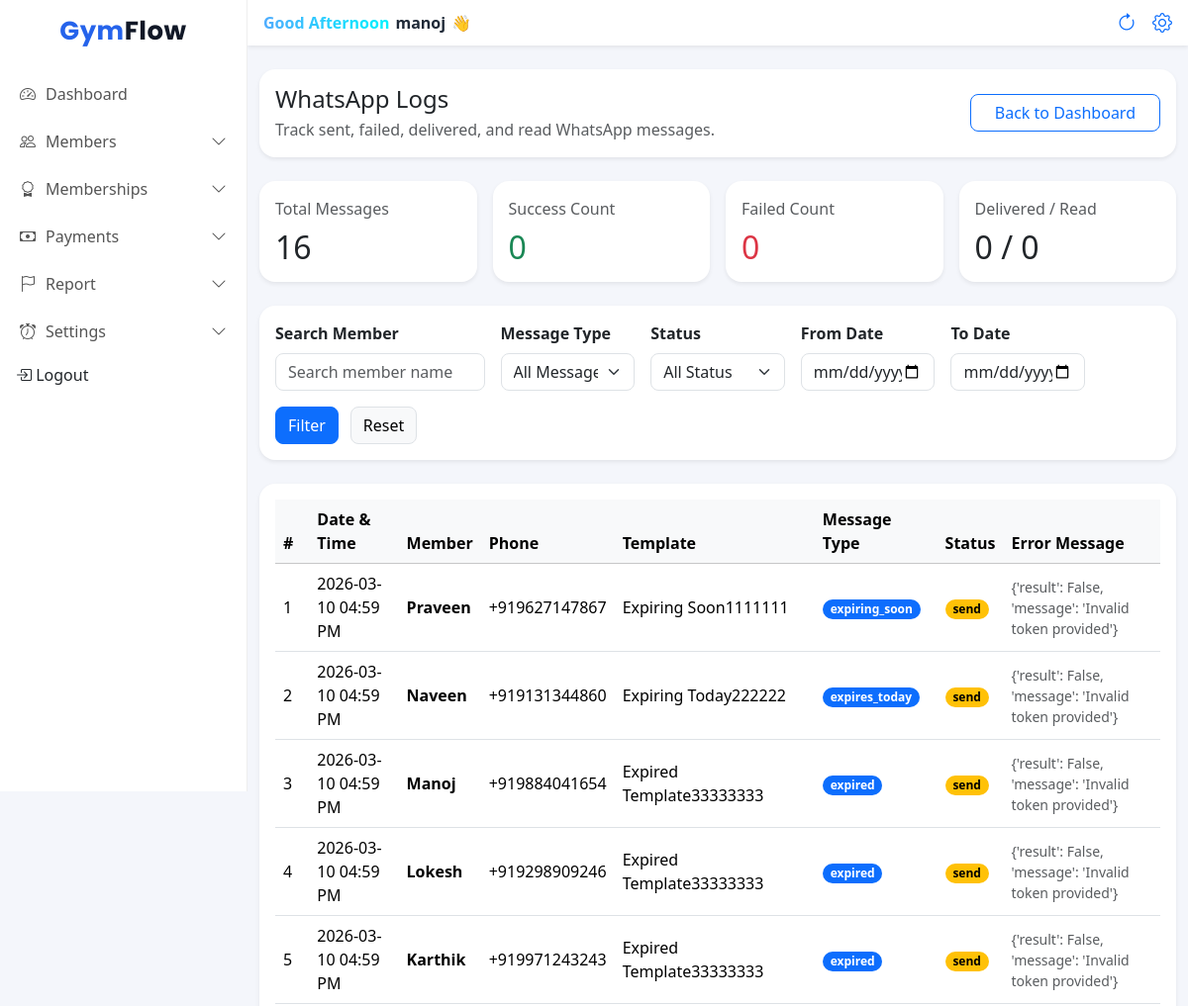
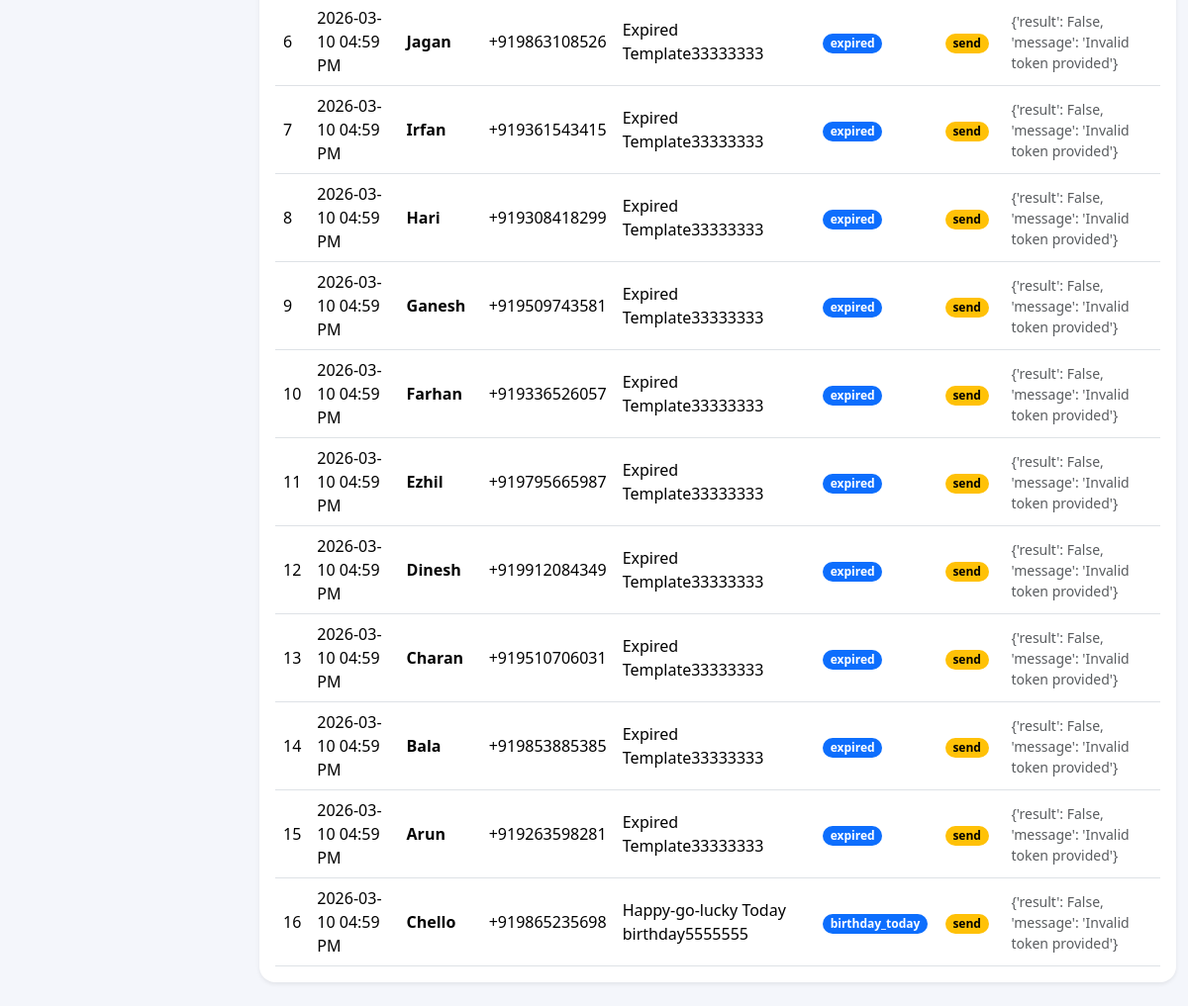
The app's page /whatsapp-logs/ (signed in) with its own data (2 pictures, top to bottom).
### accounts/models.py (models this page shows, shortened)
class User(AbstractUser):
    ROLE_CHOICES = (
        ('ADMIN', 'Owner'),
        ('TRAINER', 'Trainer'),
    )
    gym = models.ForeignKey(Gym, on_delete=models.CASCADE, null=True, blank=True)
    role = models.CharField(max_length=10, choices=ROLE_CHOICES, default='TRAINER')
    phone = models.CharField(max_length=15, blank=True, null=True)
    branch = models.ForeignKey(Branch, on_delete=models.SET_NULL, null=True, blank=True)

### frontend/models.py (models this page shows, shortened)
class WhatsAppMessageLog(models.Model):
    STATUS_CHOICES = [
        ("queued", "Queued"),
        ("sent", "Sent"),
        ("delivered", "Delivered"),
        ("read", "Read"),
        ("failed", "Failed"),
    ]
    MESSAGE_TYPE_CHOICES = [
        ("expiring_soon", "Expiring Soon"),
        ("expires_today", "Expires Today"),
        ("expired", "Expired"),
    ]
    gym = models.ForeignKey("Gym", on_delete=models.CASCADE, related_name="wa_logs")
    member = models.ForeignKey("Member", on_delete=models.SET_NULL, null=True, blank=True, related_name="wa_logs")
    phone = models.CharField(max_length=20)
    template_name = models.CharField(max_length=100)
    message_type = models.CharField(max_length=30, choices=MESSAGE_TYPE_CHOICES)
    interakt_message_id = models.CharField(max_length=100, blank=True, null=True, db_index=True)
    callback_data = models.CharField(max_length=255, blank=True, null=True)
    status = models.CharField(max_length=20, choices=STATUS_CHOICES, default="queued")
    error_message = models.TextField(blank=True, null=True)
    sent_at = models.DateTimeField(blank=True, null=True)
    delivered_at = models.DateTimeField(blank=True, null=True)
    read_at = models.DateTimeField(blank=True, null=True)
    failed_at = models.DateTimeField(blank=True, null=True)
    created_at = models.DateTimeField(auto_now_add=True)
    updated_at = models.DateTimeField(auto_now=True)

class Member(models.Model):
    STATUS_CHOICES = (
        ('active', 'Active'),
        ('expiring', 'Expiring Soon'),
        ('expired', 'Expired'),
    )
    is_deleted = models.BooleanField(default=False)
    admission_number = models.CharField(max_length=10,  blank=True, null=True)
    DOB=models.DateField(null=True,blank=True)
    gym = models.ForeignKey(Gym, on_delete=models.CASCADE, related_name="members")
    branch = models.ForeignKey(Branch, on_delete=models.CASCADE, related_name="members")
    name = models.CharField(max_length=100)
    phone = models.CharField(max_length=15)
    join_date = models.DateField(default=date.today)
    photo = models.ImageField(upload_to="members/", blank=True, null=True)
    plan = models.ForeignKey(MembershipPlan, on_delete=models.SET_NULL, null=True, blank=True)
    start_date = models.DateField(null=True)
    expiry_date = models.DateField()
    security_deposit = models.DecimalField(max_digits=10, decimal_places=2, default=0)
    status = models.CharField(max_length=10, choices=STATUS_CHOICES, default='active')
    created_at = models.DateTimeField(auto_now_add=True)
    class Meta:
        unique_together = ("gym", "admission_number")

### frontend/views.py (the view)
# urls.py: path("whatsapp-logs/", whatsapp_logs_page, name="whatsapp_logs_page"),
@login_required
@owner_or_trainer
def whatsapp_logs_page(request):
    gym = request.user.gym
    from_date = request.GET.get("from_date", "").strip()
    to_date = request.GET.get("to_date", "").strip()
    message_type = request.GET.get("message_type", "").strip()
    status = request.GET.get("status", "").strip()
    q = request.GET.get("q", "").strip()
    logs = WhatsAppMessageLog.objects.filter(gym=gym).select_related("member").order_by("-created_at")
    if from_date:
        parsed_from = parse_date(from_date)
        if parsed_from:
            logs = logs.filter(created_at__date__gte=parsed_from)
    if to_date:
        parsed_to = parse_date(to_date)
        if parsed_to:
            logs = logs.filter(created_at__date__lte=parsed_to)
    if message_type:
        logs = logs.filter(message_type=message_type)
    if status:
        logs = logs.filter(status=status)
    if q:
        logs = logs.filter(member__name__icontains=q)
    total_messages = logs.count()
    sent_count = logs.filter(status__in=["queued", "sent", "delivered", "read"]).count()
    failed_count = logs.filter(status="failed").count()
    delivered_count = logs.filter(status="delivered").count()
    read_count = logs.filter(status="read").count()
    message_type_choices = (
        WhatsAppMessageLog.objects.filter(gym=gym)
        .values_list("message_type", flat=True)
        .distinct()
    )
    status_choices = (
        WhatsAppMessageLog.objects.filter(gym=gym)
        .values_list("status", flat=True)
        .distinct()
    )
    context = {
        "logs": logs,
        "from_date": from_date,
        "to_date": to_date,
        "message_type": message_type,
        "status": status,
        "q": q,
        "total_messages": total_messages,
        "sent_count": sent_count,
        "failed_count": failed_count,
        "delivered_count": delivered_count,
        "read_count": read_count,
        "message_type_choices": message_type_choices,
        "status_choices": status_choices,
    }
    return render(request, "whatsapp_logs.html", context)

### frontend/templates/whatsapp_logs.html (shortened to what this page needs)
{% extends "base.html" %}
{% block content %}
<div class="container-fluid py-4">
    <div class="card border-0 shadow-sm rounded-4 mb-4">
        <div class="card-body d-flex flex-column flex-md-row justify-content-between align-items-md-center gap-3">
            <div>
                <h4 class=" mb-1">WhatsApp Logs</h4>
                <p class="text-muted mb-0">Track sent, failed, delivered, and read WhatsApp messages.</p>
            </div>
            <div>
                <a href="{% url 'dashboard' %}" class="btn btn-outline-primary rounded-3 px-4">
                    Back to Dashboard
                </a>
            </div>
        </div>
    </div>
    <div class="row g-3 mb-4">
        <div class="col-md-6 col-xl-3">
            <div class="card border-0 shadow-sm rounded-4 h-100">
                <div class="card-body">
                    <p class="text-muted mb-2">Total Messages</p>
                    <h2 class=" mb-0">{{ total_messages }}</h2>
                </div>
            </div>
        </div>
        <div class="col-md-6 col-xl-3">
            <div class="card border-0 shadow-sm rounded-4 h-100">
                <div class="card-body">
                    <p class="text-muted mb-2">Success Count</p>
                    <h2 class=" mb-0 text-success">{{ sent_count }}</h2>
                </div>
            </div>
        </div>
        <div class="col-md-6 col-xl-3">
            <div class="card border-0 shadow-sm rounded-4 h-100">
                <div class="card-body">
                    <p class="text-muted mb-2">Failed Count</p>
                    <h2 class=" mb-0 text-danger">{{ failed_count }}</h2>
                </div>
            </div>
        </div>
        <div class="col-md-6 col-xl-3">
            <div class="card border-0 shadow-sm rounded-4 h-100">
                <div class="card-body">
                    <p class="text-muted mb-2">Delivered / Read</p>
                    <h2 class=" mb-0">{{ delivered_count }} / {{ read_count }}</h2>
                </div>
            </div>
        </div>
    </div>
    <div class="card border-0 shadow-sm rounded-4 mb-4">
        <div class="card-body">
            <form method="get">
                <div class="row g-3 align-items-end">
                    <div class="col-lg-3 col-md-6">
                        <label class="form-label fw-semibold">Search Member</label>
                        <input type="text" name="q" value="{{ q }}" class="form-control rounded-3"
                            placeholder="Search member name">
                    </div>
                    <div class="col-lg-2 col-md-6">
                        <label class="form-label fw-semibold">Message Type</label>
                        <select name="message_type" class="form-select rounded-3">
                            <option value="">All Message Types</option>
                        </select>
                    </div>
                    <div class="col-lg-2 col-md-6">
                        <label class="form-label fw-semibold">Status</label>
                        <select name="status" class="form-select rounded-3">
                            <option value="">All Status</option>
                        </select>
                    </div>
                    <div class="col-lg-2 col-md-6">
                        <label class="form-label fw-semibold">From Date</label>
                        <input type="date" name="from_date" value="{{ from_date }}" class="form-control rounded-3">
                    </div>
                    <div class="col-lg-2 col-md-6">
                        <label class="form-label fw-semibold">To Date</label>
                        <input type="date" name="to_date" value="{{ to_date }}" class="form-control rounded-3">
                    </div>
                    <div class="col-lg-1 col-md-3 d-grid">
                        <button type="submit" class="btn btn-primary rounded-3">
                            Filter
                        </button>
                    </div>
                    <div class="col-lg-1 col-md-3 d-grid">
                        <a href="{% url 'whatsapp_logs_page' %}" class="btn btn-light rounded-3 border">
                            Reset
                        </a>
                    </div>
                </div>
            </form>
        </div>
    </div>
    <div class="card border-0 shadow-sm rounded-4">
        <div class="card-body">
            <div class="table-responsive">
                <table class="table align-middle table-hover mb-0">
                    <thead class="table-light">
                        <tr>
                            <th>#</th>
                            <th>Date & Time</th>
                            <th>Member</th>
                            <th>Phone</th>
                            <th>Template</th>
                            <th>Message Type</th>
                            <th>Status</th>
                            <th>Error Message</th>
                        </tr>
                    </thead>
                    <tbody>
                        {% for log in logs %}
                        <tr>
                            <td>{{ forloop.counter }}</td>
                            <td>{{ log.created_at|date:"Y-m-d h:i A" }}</td>
                            <td class="fw-semibold">{{ log.member.name|default:"-" }}</td>
                            <td>{{ log.phone|default:"-" }}</td>
                            <td>{{ log.template_name|default:"-" }}</td>
                            <td>
                                <span class="badge rounded-pill text-bg-primary">
                                    {{ log.message_type|default:"-" }}
                                </span>
                            </td>
                            <td>
                                {% if log.status == "failed" %}
                                    <span class="badge rounded-pill text-bg-danger">{{ log.status }}</span>
                                {% elif log.status == "delivered" %}
                                    <span class="badge rounded-pill text-bg-success">{{ log.status }}</span>
                                {% elif log.status == "read" %}
                                    <span class="badge rounded-pill text-bg-info">{{ log.status }}</span>
                                {% else %}
                                    <span class="badge rounded-pill text-bg-warning">{{ log.status }}</span>
                                {% endif %}
                            </td>
                            <td class="text-muted small">{{ log.error_message|default:"-" }}</td>
                        </tr>
                        {% empty %}
                        <tr>
                            <td colspan="8" class="text-center text-muted py-4">
                                No WhatsApp logs found.
                            </td>
                        </tr>
                        {% endfor %}
                    </tbody>
                </table>
            </div>
        </div>
    </div>
</div>
{% endblock %}

### frontend/templates/base.html (shortened to what this page needs)
{% load static %}
<!DOCTYPE html>
<html lang="en">
<head>
    <link href="https://cdn.jsdelivr.net/npm/bootstrap@5.3.3/dist/css/bootstrap.min.css" rel="stylesheet">
    <link href="https://cdn.jsdelivr.net/npm/bootstrap-icons/font/bootstrap-icons.css" rel="stylesheet">
    <link rel="stylesheet" href="{% static 'css/dashboard.css' %}">
</head>
<body>
    <div class="sidebar" id="sidebar">
        <h4 class="brand-logo text-center py-3">
            Gym<span>Flow</span>
        </h4>
        <a class="" href="{% url 'dashboard' %}">
            <i class="bi bi-speedometer2"></i> Dashboard
        </a>
        <a href="javascript:void(0)" class="menu-toggle">
            <i class="bi bi-people"></i> Members
            <i class="bi bi-chevron-down ms-auto"></i>
        </a>
        <a href="javascript:void(0)" class="menu-toggle">
            <i class="bi bi-award"></i> Memberships
            <i class="bi bi-chevron-down ms-auto"></i>
        </a>
        <a href="javascript:void(0)" class="menu-toggle">
            <i class="bi bi-cash"></i> Payments
            <i class="bi bi-chevron-down ms-auto"></i>
        </a>
        <a href="javascript:void(0)" class="menu-toggle">
            <i class="bi bi-flag"></i> Report
            <i class="bi bi-chevron-down ms-auto"></i>
        </a>
        {% if request.user.role == "ADMIN" %}
        <a href="javascript:void(0)" class="menu-toggle">
            <i class="bi bi-alarm"></i> Settings
            <i class="bi bi-chevron-down ms-auto"></i>
        </a>
        {% endif %}
        <form method="post" action="{% url 'logout' %}" class="d-inline">
            <button type="submit" class="dropdown-item px-3 mt-2">
                <i class="bi bi-box-arrow-in-right"></i> Logout
            </button>
        </form>
    </div>
    <div class="content">
        <nav class="navbar bg-white shadow-sm px-3">
            <div class="d-flex align-items-center gap-2">
                <div class="welcome-text">
                    <span class="greeting">Welcome Back</span>
                    <span class="username">{{ request.user.username }}</span>
                    <span class="wave">👋</span>
                </div>
            </div>
            <div class="d-flex align-items-center">
                <a href="" class="px-3 fs-5" hreflang="Page Refresh"><i class="bi bi-arrow-clockwise"></i></a>
                <a href="{% url 'gym_profile' %}" class="fs-5" hreflang="Profile Setting"><i class="bi bi-gear"></i></a>
            </div>
        </nav>
        {% block content %}
        {% endblock %}
</body>
</html>

### frontend/static/css/dashboard.css (style rules this page uses)
body { background-color: #f5f7fb; overflow-x: hidden; }
.sidebar { width: 250px; min-height: 100vh; background: #ffffff; border-right: 1px solid #eee; position: fixed; top: 0; left: 0; transform: translateX(-100%); transition: transform 0.3s ease; z-index: 1050; }
.sidebar h4 { font-weight: 700; }
.sidebar a { color: #555; text-decoration: none; padding: 12px 20px; display: flex; align-items: center; font-weight: 500; gap: 10px; }
.content { margin-left: 0; transition: margin-left 0.3s ease; width: 100%; }
@media (min-width: 992px) { .sidebar { transform: translateX(0); } }
@media (min-width: 992px) { .content { margin-left: 250px; width: calc(100% - 250px); } }
.menu-toggle { cursor: pointer; }
.menu-toggle i.bi-chevron-down { transition: transform 0.3s; }
.table { margin-bottom: 0; }

### frontend/templates/base.html (style rules this page uses)
.brand-logo { font-family: 'Poppins', sans-serif; font-weight: 700; font-size: 26px; letter-spacing: 0.5px; color: #2563eb; }
.brand-logo span { color: #111827; }
body { background: #f4f6fb; }
.welcome-text { display: flex; align-items: center; gap: 6px; font-weight: 600; }
.greeting { font-size: 16px; background: linear-gradient(90deg, #4facfe, #00f2fe); -webkit-background-clip: text; -webkit-text-fill-color: transparent; }
.username { font-size: 16px; color: #1f2937; }
.wave { display: inline-block; animation: waveAnim 1.8s infinite; transform-origin: 70% 70%; }

### records on screen
User: user.username "manoj"
WhatsAppMessageLog: created_at "2026-03-10 04:59 PM", member.name "Praveen", phone "+919627147867", template_name "Expiring Soon1111111", message_type "expiring_soon", status "send", error_message "{'result': False, 'message': 'Invalid token provided'}"
WhatsAppMessageLog: created_at "2026-03-10 04:59 PM", member.name "Naveen", phone "+919131344860", template_name "Expiring Today222222", message_type "expires_today", status "send", error_message "{'result': False, 'message': 'Invalid token provided'}"
WhatsAppMessageLog: created_at "2026-03-10 04:59 PM", member.name "Manoj", phone "+919884041654", template_name "Expired Template33333333", message_type "expired", status "send", error_message "{'result': False, 'message': 'Invalid token provided'}"
WhatsAppMessageLog: created_at "2026-03-10 04:59 PM", member.name "Lokesh", phone "+919298909246", template_name "Expired Template33333333", message_type "expired", status "send", error_message "{'result': False, 'message': 'Invalid token provided'}"
WhatsAppMessageLog: created_at "2026-03-10 04:59 PM", member.name "Karthik", phone "+919971243243", template_name "Expired Template33333333", message_type "expired", status "send", error_message "{'result': False, 'message': 'Invalid token provided'}"
WhatsAppMessageLog: created_at "2026-03-10 04:59 PM", member.name "Jagan", phone "+919863108526", template_name "Expired Template33333333", message_type "expired", status "send", error_message "{'result': False, 'message': 'Invalid token provided'}"
WhatsAppMessageLog: created_at "2026-03-10 04:59 PM", member.name "Irfan", phone "+919361543415", template_name "Expired Template33333333", message_type "expired", status "send", error_message "{'result': False, 'message': 'Invalid token provided'}"
WhatsAppMessageLog: created_at "2026-03-10 04:59 PM", member.name "Hari", phone "+919308418299", template_name "Expired Template33333333", message_type "expired", status "send", error_message "{'result': False, 'message': 'Invalid token provided'}"
WhatsAppMessageLog: created_at "2026-03-10 04:59 PM", member.name "Ganesh", phone "+919509743581", template_name "Expired Template33333333", message_type "expired", status "send", error_message "{'result': False, 'message': 'Invalid token provided'}"
WhatsAppMessageLog: created_at "2026-03-10 04:59 PM", member.name "Farhan", phone "+919336526057", template_name "Expired Template33333333", message_type "expired", status "send", error_message "{'result': False, 'message': 'Invalid token provided'}"
WhatsAppMessageLog: created_at "2026-03-10 04:59 PM", member.name "Ezhil", phone "+919795665987", template_name "Expired Template33333333", message_type "expired", status "send", error_message "{'result': False, 'message': 'Invalid token provided'}"
WhatsAppMessageLog: created_at "2026-03-10 04:59 PM", member.name "Dinesh", phone "+919912084349", template_name "Expired Template33333333", message_type "expired", status "send", error_message "{'result': False, 'message': 'Invalid token provided'}"
WhatsAppMessageLog: created_at "2026-03-10 04:59 PM", member.name "Charan", phone "+919510706031", template_name "Expired Template33333333", message_type "expired", status "send", error_message "{'result': False, 'message': 'Invalid token provided'}"
WhatsAppMessageLog: created_at "2026-03-10 04:59 PM", member.name "Bala", phone "+919853885385", template_name "Expired Template33333333", message_type "expired", status "send", error_message "{'result': False, 'message': 'Invalid token provided'}"
WhatsAppMessageLog: created_at "2026-03-10 04:59 PM", member.name "Arun", phone "+919263598281", template_name "Expired Template33333333", message_type "expired", status "send", error_message "{'result': False, 'message': 'Invalid token provided'}"
WhatsAppMessageLog: created_at "2026-03-10 04:59 PM", member.name "Chello", phone "+919865235698", template_name "Happy-go-lucky Today birthday5555555", message_type "birthday_today", status "send", error_message "{'result': False, 'message': 'Invalid token provided'}"

### other values on screen
{{ total_messages }} "16"
{{ sent_count }} "0"
{{ failed_count }} "0"
{{ delivered_count }} "0"
{{ read_count }} "0"
